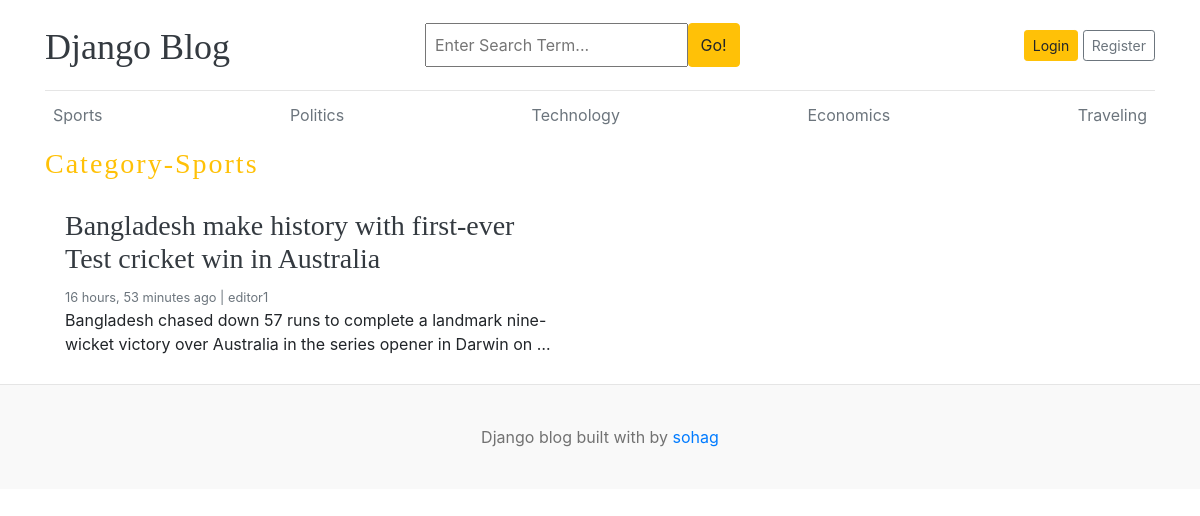
Page /category/1/ on the committed database.
### blogs/models.py (models this page shows, shortened)
class Category(models.Model):
    category_name=models.CharField(max_length=50)
    created_at=models.DateField(auto_now_add=True)
    updated_at=models.DateField(auto_now=True)
    class Meta:
        verbose_name_plural='categories'
    def __str__(self):
        return self.category_name

class Blog(models.Model):
    title=models.CharField(max_length=100)
    slug =models.SlugField(max_length=150,unique=True,blank=True)
    category=models.ForeignKey(Category, on_delete=models.CASCADE)
    author =models.ForeignKey(User,on_delete=models.CASCADE)
    featured_image =models.ImageField(upload_to='uploads/%Y/%m/%d')
    short_description =models.TextField(max_length=550)
    blog_body = models.TextField(max_length=2100)
    status=models.CharField(max_length =30,choices=STATUS_CHOICES,default="Draft")
    is_featured=models.BooleanField(default=False)
    created_at=models.DateField(auto_now_add=True)
    updated_at=models.DateField(auto_now=True)

### blogs/views.py (the view)
# urls.py: path('<int:category_id>/',views.posts_by_category, name='posts_by_category'),
def posts_by_category(request,category_id):
   posts=Blog.objects.filter(status='Published',category_id=category_id)
   category=get_object_or_404(Category,pk=category_id)
   context={
      'posts':posts,
      'category':category
   }
   return render(request,'posts_by_category.html',context)

### blogs/context_processors.py (called while the page is built)
def get_categories(request):
    categories=Category.objects.all()
    return dict(categories=categories)

def get_social_link(request):
    social_link=SocialPlatform.objects.all()
    return dict(social_link=social_link)

### templates/posts_by_category.html
{%extends 'base.html'%}
{%block content%}
<h3 class="upper-case text-warning " style="letter-spacing:2px">Category-{{category}}</h3>
  <div class="row mb-2">
    {%if posts%}
    {%for post in posts%}
    <div class="col-md-6">
      <div class="card border-0" >
        <div class="card-body">
          <h3><a href="{%url 'blogs' post.slug%}" class="text-dark">{{post.title}}</a></h3>
          <small class="mb-1 text-muted">{{post.created_at|timesince}} ago | {{post.author}}</small>
          <p class="card-text">{{post.short_description|truncatewords:20}}</p>
        </div>
      </div>
    </div>
    {%endfor%}
    {%else%}
      <p>Not Found</p>
    {%endif%}
  </div>
</div>
{%endblock%}

### templates/base.html (shortened to what this page needs)
{%load static%}
<!DOCTYPE html>
<html lang="en">
<head>
    <link href="https://getbootstrap.com/docs/4.0/dist/css/bootstrap.min.css" rel="stylesheet">
    <link href="{% static 'css/blog.css'%}" rel="stylesheet">
    <link rel="stylesheet" href="https://cdnjs.cloudflare.com/ajax/libs/font-awesome/4.7.0/css/font-awesome.min.css">
  </head>
<body>
    <div class="container">
      <header class="blog-header py-3">
        <div class="row flex-nowrap justify-content-between align-items-center">
          <div class="col-4 pt-1">
            <a class="blog-header-logo text-dark" href="/">Django Blog</a>
          </div>
          <div class="col-4">
            <form action="{% url 'search' %}" method="GET">
                 <div class="input-group">
                    <input class="p-2 w-75" type="text"  name="keyword" value="{{keyword}}" placeholder="Enter Search Term..." aria-label="Enter">
                    <button class="btn btn-warning" id="button-search" type="submit">Go!</button>
                    </div>
            </form>
          </div>
          <div class="col-4 d-flex justify-content-end align-items-center">
            {%if not user.is_authenticated %}
            <a class="btn btn-sm btn-warning" href="{%url 'login'%}">Login</a> &nbsp;
            <a class="btn btn-sm btn-outline-secondary" href="{%url 'register'%}">Register</a>
            {%else%}
            <span><a href="{%url 'dashboard'%}">Dashboard</a></span>
            &emsp;
            <span><a href="{%url 'logout'%}">Logout</a></span>
            {%endif%}
          </div>
        </div>
      </header>
      <div class="nav-scroller py-1 mb-2">
        <nav class="nav d-flex justify-content-between">
          {% for cat in categories%}
          <a class="p-2 text-muted" href="{% url 'posts_by_category' cat.pk%}">{{cat.category_name}}</a>
          {% endfor %}
        </nav>
      </div>
{% block content %}
{% endblock %}
<footer class="blog-footer">
  <p>Django blog built with by <a href="https://github.com/Rafin-Tahsin-Sohag-25">sohag</a></p>
</footer>
</body>
</html>

### blog_main/static/css/blog.css (style rules this page uses)
.blog-header { border-bottom: 1px solid #e5e5e5; }
.blog-header-logo { font-family: "Playfair Display", Georgia, "Times New Roman", serif; font-size: 2.25rem; }
h1, h2, h3, h4, h5, h6 { font-family: "Playfair Display", Georgia, "Times New Roman", serif; }
.blog-footer { padding: 2.5rem 0; color: #727272; text-align: center; background-color: #f9f9f9; border-top: .05rem solid #e5e5e5; }
.blog-footer p:last-child { margin-bottom: 0; }

### rows in the picture
Category: category_name "Sports"
Category: category_name "Politics"
Category: category_name "Technology"
Category: category_name "Economics"
Category: category_name "Traveling"
Blog: title "Bangladesh make history with first-ever Test cricket win in Australia", created_at "16 hours, 53 minutes", author "editor1", short_description "Bangladesh chased down ‌57 runs to complete a landmark nine-wicket victory over Australia in the series opener in Darwin on …"
